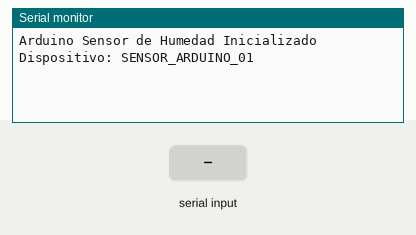
Simulated run of this sketch. Board: Arduino Uno, built with avr-gcc and run on an emulated ATmega328P. On the bench: the last lines printed to the serial monitor. Inputs (shaded band) come from the test bench.

Above: at 1.2 s.
1.3 s: "GET_NAME\n" received over Serial
At 1.8 s:
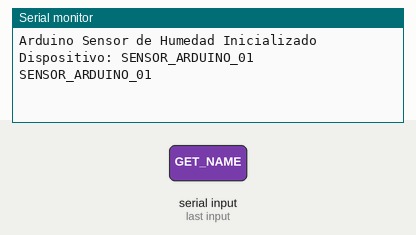
2.8 s: "GET_HUMIDITY\n" received over Serial
At 4.3 s:
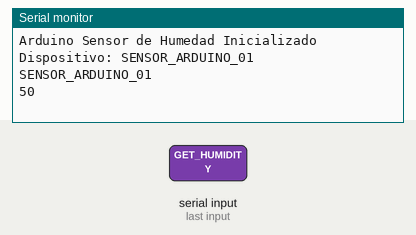

Measured:
- after the input at 1.3 s, the serial monitor: prints a new line at once (image 1)
- after the input at 2.8 s, the serial monitor: prints a new line at once (image 2)

The sketch:

sensor_humedad.ino
```cpp
const int SENSOR_PIN = A0;
const String DEVICE_NAME = "SENSOR_ARDUINO_01";

void setup() {
  Serial.begin(9600);
  pinMode(SENSOR_PIN, INPUT);

  Serial.println("Arduino Sensor de Humedad Inicializado");
  Serial.println("Dispositivo: " + DEVICE_NAME);
}

void loop() {
  if (Serial.available() > 0) {
    String comando = Serial.readStringUntil('\n');
    comando.trim();

    if (comando == "GET_NAME") {
      Serial.println(DEVICE_NAME);
    }
    else if (comando == "GET_HUMIDITY") {
      int valorAnalogico = analogRead(SENSOR_PIN);
      int porcentajeHumedad = map(valorAnalogico, 0, 1023, 0, 100);
      Serial.println(porcentajeHumedad);
    }
  }

  delay(100);
}
```
